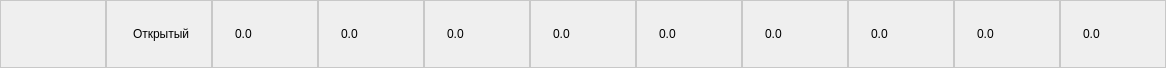
<?xml version="1.0" encoding="UTF-8"?>
<ui version="4.0">
 <class>Form</class>
 <widget class="QWidget" name="Form">
  <property name="geometry">
   <rect>
    <x>0</x>
    <y>0</y>
    <width>1166</width>
    <height>68</height>
   </rect>
  </property>
  <property name="windowTitle">
   <string>Form</string>
  </property>
  <property name="styleSheet">
   <string notr="true">.QSpinBox, .QDateEdit, .QLineEdit, .QTextEdit, .QRadioButton, .QPushButton, .QCheckBox, 
.QDoubleSpinBox  {
background-color: transparent;
border: 1px solid rgb(200, 200, 200);
padding: 20%;
color: black;
}

.QCheckBox::indicator{
width: 0;
}</string>
  </property>
  <layout class="QHBoxLayout" name="horizontalLayout_2">
   <property name="spacing">
    <number>0</number>
   </property>
   <property name="leftMargin">
    <number>0</number>
   </property>
   <property name="topMargin">
    <number>0</number>
   </property>
   <property name="rightMargin">
    <number>0</number>
   </property>
   <property name="bottomMargin">
    <number>0</number>
   </property>
   <item>
    <widget class="QLineEdit" name="i_name">
     <property name="sizePolicy">
      <sizepolicy hsizetype="Ignored" vsizetype="Preferred">
       <horstretch>0</horstretch>
       <verstretch>0</verstretch>
      </sizepolicy>
     </property>
    </widget>
   </item>
   <item>
    <widget class="QCheckBox" name="is_open">
     <property name="sizePolicy">
      <sizepolicy hsizetype="Ignored" vsizetype="Preferred">
       <horstretch>0</horstretch>
       <verstretch>0</verstretch>
      </sizepolicy>
     </property>
     <property name="text">
      <string>Открытый</string>
     </property>
    </widget>
   </item>
   <item>
    <widget class="QDoubleSpinBox" name="guide">
     <property name="sizePolicy">
      <sizepolicy hsizetype="Ignored" vsizetype="Preferred">
       <horstretch>0</horstretch>
       <verstretch>0</verstretch>
      </sizepolicy>
     </property>
     <property name="buttonSymbols">
      <enum>QAbstractSpinBox::NoButtons</enum>
     </property>
     <property name="decimals">
      <number>1</number>
     </property>
    </widget>
   </item>
   <item>
    <widget class="QDoubleSpinBox" name="sealant">
     <property name="sizePolicy">
      <sizepolicy hsizetype="Ignored" vsizetype="Preferred">
       <horstretch>0</horstretch>
       <verstretch>0</verstretch>
      </sizepolicy>
     </property>
     <property name="buttonSymbols">
      <enum>QAbstractSpinBox::NoButtons</enum>
     </property>
     <property name="decimals">
      <number>1</number>
     </property>
    </widget>
   </item>
   <item>
    <widget class="QDoubleSpinBox" name="shlegel">
     <property name="sizePolicy">
      <sizepolicy hsizetype="Ignored" vsizetype="Preferred">
       <horstretch>0</horstretch>
       <verstretch>0</verstretch>
      </sizepolicy>
     </property>
     <property name="buttonSymbols">
      <enum>QAbstractSpinBox::NoButtons</enum>
     </property>
     <property name="decimals">
      <number>1</number>
     </property>
    </widget>
   </item>
   <item>
    <widget class="QDoubleSpinBox" name="v_width">
     <property name="sizePolicy">
      <sizepolicy hsizetype="Ignored" vsizetype="Preferred">
       <horstretch>0</horstretch>
       <verstretch>0</verstretch>
      </sizepolicy>
     </property>
     <property name="buttonSymbols">
      <enum>QAbstractSpinBox::NoButtons</enum>
     </property>
     <property name="decimals">
      <number>1</number>
     </property>
    </widget>
   </item>
   <item>
    <widget class="QDoubleSpinBox" name="v_depth">
     <property name="sizePolicy">
      <sizepolicy hsizetype="Ignored" vsizetype="Preferred">
       <horstretch>0</horstretch>
       <verstretch>0</verstretch>
      </sizepolicy>
     </property>
     <property name="buttonSymbols">
      <enum>QAbstractSpinBox::NoButtons</enum>
     </property>
     <property name="decimals">
      <number>1</number>
     </property>
    </widget>
   </item>
   <item>
    <widget class="QDoubleSpinBox" name="h_top_width">
     <property name="sizePolicy">
      <sizepolicy hsizetype="Ignored" vsizetype="Preferred">
       <horstretch>0</horstretch>
       <verstretch>0</verstretch>
      </sizepolicy>
     </property>
     <property name="buttonSymbols">
      <enum>QAbstractSpinBox::NoButtons</enum>
     </property>
     <property name="decimals">
      <number>1</number>
     </property>
    </widget>
   </item>
   <item>
    <widget class="QDoubleSpinBox" name="h_bot_width">
     <property name="sizePolicy">
      <sizepolicy hsizetype="Ignored" vsizetype="Preferred">
       <horstretch>0</horstretch>
       <verstretch>0</verstretch>
      </sizepolicy>
     </property>
     <property name="buttonSymbols">
      <enum>QAbstractSpinBox::NoButtons</enum>
     </property>
     <property name="decimals">
      <number>1</number>
     </property>
    </widget>
   </item>
   <item>
    <widget class="QDoubleSpinBox" name="h_top_depth">
     <property name="sizePolicy">
      <sizepolicy hsizetype="Ignored" vsizetype="Preferred">
       <horstretch>0</horstretch>
       <verstretch>0</verstretch>
      </sizepolicy>
     </property>
     <property name="buttonSymbols">
      <enum>QAbstractSpinBox::NoButtons</enum>
     </property>
     <property name="decimals">
      <number>1</number>
     </property>
    </widget>
   </item>
   <item>
    <widget class="QDoubleSpinBox" name="h_bot_depth">
     <property name="sizePolicy">
      <sizepolicy hsizetype="Ignored" vsizetype="Preferred">
       <horstretch>0</horstretch>
       <verstretch>0</verstretch>
      </sizepolicy>
     </property>
     <property name="buttonSymbols">
      <enum>QAbstractSpinBox::NoButtons</enum>
     </property>
     <property name="decimals">
      <number>1</number>
     </property>
    </widget>
   </item>
  </layout>
 </widget>
 <resources/>
 <connections/>
</ui>
